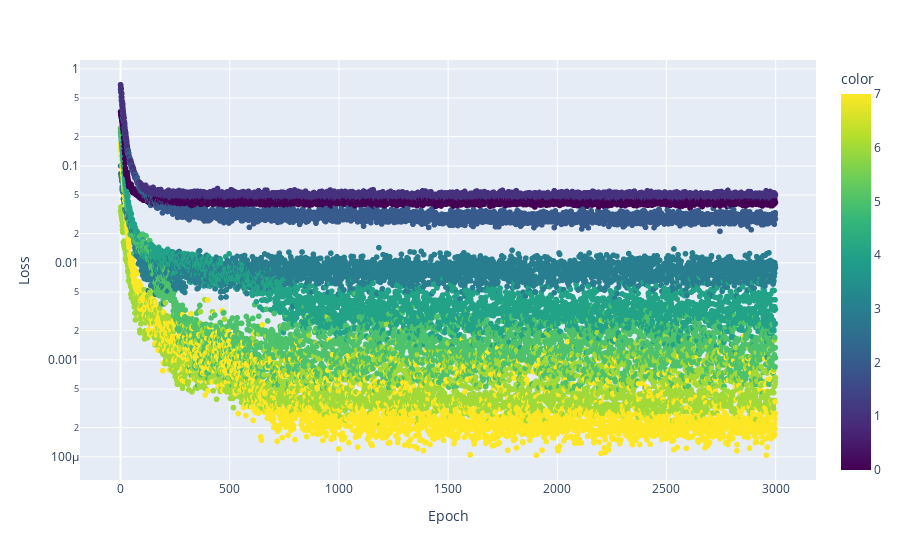

The notebook cell this image was saved under:
### Code cell
cfg = ToyConfig(n_epochs=3000, n_features=4, n_embed=2, n_unembed=4, n_outputs=4, unembed=identity)
model = ToyModel(cfg)
model.train()[0]

### Figure 1 — Plotly figure (JSON) as saved in the notebook; plotly's stock layout.template omitted (floating-point values rounded to 4 significant figures; data arrays with more than 128 entries replaced by an {"elided": "..."} marker saying what was removed)
{"data": [{"hovertemplate": "Epoch=%{x}<br>Loss=%{y}<br>color=%{marker.color}<extra></extra>", "legendgroup": "", "marker": {"color": {"elided": "24000 int values"}, "coloraxis": "coloraxis", "symbol": "circle"}, "mode": "markers", "name": "", "showlegend": false, "type": "scattergl", "x": {"elided": "24000 int values"}, "xaxis": "x", "y": {"elided": "24000 float values"}, "yaxis": "y"}], "layout": {"coloraxis": {"colorbar": {"title": {"text": "color"}}, "colorscale": [[0, "#440154"], [0.1111, "#482878"], [0.2222, "#3e4989"], [0.3333, "#31688e"], [0.4444, "#26828e"], [0.5556, "#1f9e89"], [0.6667, "#35b779"], [0.7778, "#6ece58"], [0.8889, "#b5de2b"], [1, "#fde725"]]}, "legend": {"tracegroupgap": 0}, "margin": {"t": 60}, "xaxis": {"anchor": "y", "domain": [0, 1], "title": {"text": "Epoch"}}, "yaxis": {"anchor": "x", "domain": [0, 1], "title": {"text": "Loss"}, "type": "log"}}}
